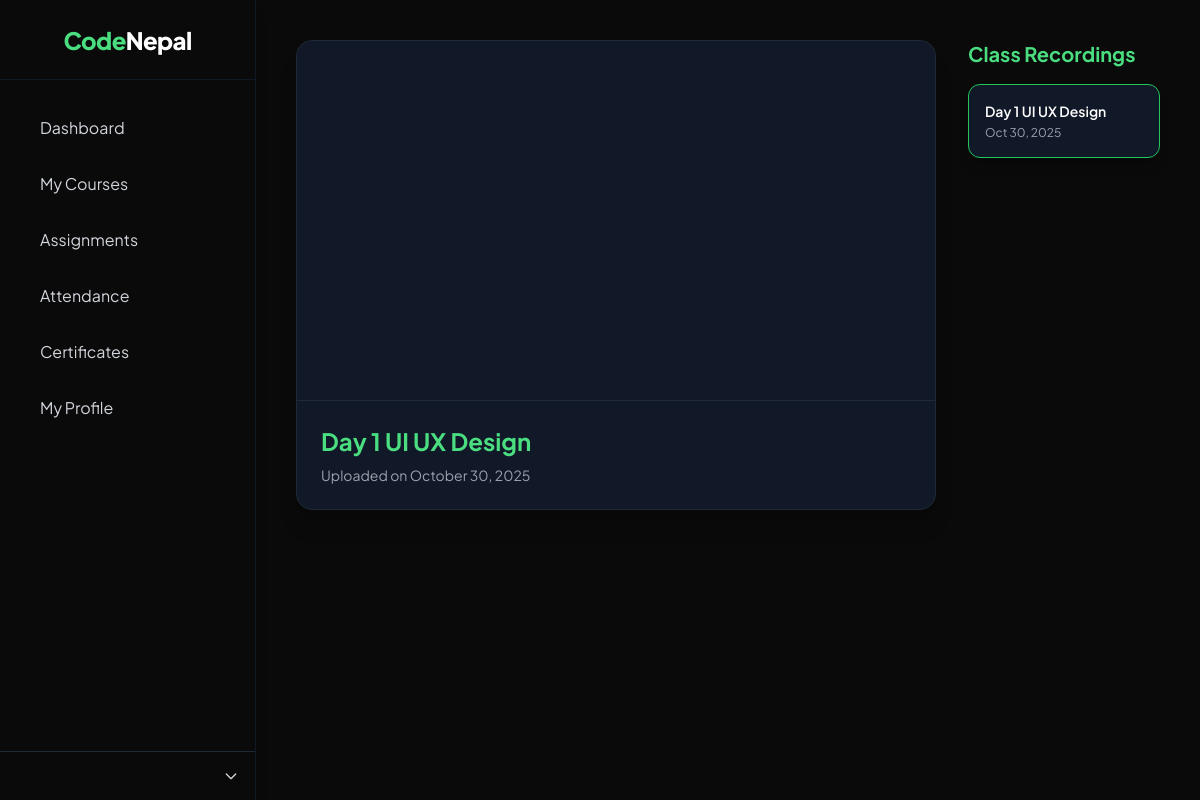
The app's page /students/f5532c7d-2693-44aa-aa53-d96f50c5709c/player/ with its own data.
### classrecordings/models.py (models this page shows, shortened)
class ClassRecording(models.Model):
    course = models.ForeignKey(Course, on_delete=models.CASCADE, related_name='recordings')
    title = models.CharField(max_length=255)
    video_url = models.URLField(help_text="Paste YouTube, Vimeo, or Drive video link")
    uploaded_at = models.DateTimeField(auto_now_add=True)
    uploaded_by = models.ForeignKey(
        settings.AUTH_USER_MODEL,
        on_delete=models.SET_NULL,
        null=True,
        blank=True,
        related_name='uploaded_classrecordings'
    )
    class Meta:
        ordering = ['-uploaded_at']
        verbose_name = "Class Recording"
        verbose_name_plural = "Class Recordings"

### students/views.py (the view)
# urls.py: path('<uuid:course_id>/player/', views.course_player, name='course_player'),
def course_player(request, course_id):
    course = get_object_or_404(Course, id=course_id)
    recordings = ClassRecording.objects.filter(course=course).order_by("uploaded_at")
    video_id = request.GET.get("video")
    current_video = recordings.filter(id=video_id).first() if video_id else recordings.first()
    def get_embed_url(url):
        import re
        yt_match = re.search(r"(?:v=|youtu\.be/)([\w\-]{11})", url)
        if yt_match:
            return f"https://www.youtube.com/embed/{yt_match.group(1)}"
        vimeo_match = re.search(r"vimeo\.com/(\d+)", url)
        if vimeo_match:
            return f"https://player.vimeo.com/video/{vimeo_match.group(1)}"
        drive_match = re.search(r"file/d/([a-zA-Z0-9_-]+)", url)
        if drive_match:
            return f"https://drive.google.com/file/d/{drive_match.group(1)}/preview"
        if url.endswith(".mp4"):
            return url
        return None
    embed_url = get_embed_url(current_video.video_url) if current_video else None
    is_mp4 = embed_url and embed_url.endswith(".mp4")
    return render(request, "students/course_player.html", {
        "course": course,
        "recordings": recordings,
        "current_video": current_video,
        "embed_url": embed_url,
        "is_mp4": is_mp4,
    })

### templates/students/course_player.html (shortened to what this page needs)
{% extends "base.html" %}
{% block content %}
<div class="flex min-h-screen bg-[#0a0a0a] text-gray-200">
  <div class="hidden md:block fixed w-64 h-full z-30">
    {% include "includes/dashboard_nav.html" %}
  </div>
  <main class="flex-1 md:ml-64 px-4 sm:px-6 lg:px-10 py-10 transition-all duration-300">
    <div class="max-w-7xl mx-auto grid grid-cols-1 lg:grid-cols-4 gap-8">
      <div class="lg:col-span-3 flex flex-col gap-6">
        <div class="bg-gray-900 border border-gray-800 rounded-2xl overflow-hidden shadow-xl">
          {% if current_video %}
            {% if embed_url %}
              <div class="aspect-video w-full">
                {% if is_mp4 %}
                  <video controls class="w-full h-full rounded-t-2xl bg-black">
                    <source src="{{ embed_url }}" type="video/mp4">
                    Your browser does not support HTML5 video.
                  </video>
                {% else %}
                  <iframe
                    class="w-full h-full rounded-t-2xl"
                    src="{{ embed_url }}"
                    frameborder="0"
                    allow="accelerometer; autoplay; clipboard-write; encrypted-media; gyroscope; picture-in-picture"
                    allowfullscreen>
                  </iframe>
                {% endif %}
              </div>
            {% else %}
              <div class="p-6 text-center text-gray-400">
                ⚠️ This video can’t be embedded here.<br>
                <a href="{{ current_video.video_url }}" target="_blank"
                   class="text-green-400 hover:underline font-medium">Watch on YouTube / Original Site</a>
              </div>
            {% endif %}
            <div class="p-6 border-t border-gray-800">
              <h2 class="text-2xl font-bold text-green-400 mb-2">{{ current_video.title }}</h2>
              <p class="text-gray-400 text-sm">Uploaded on {{ current_video.uploaded_at|date:"F j, Y" }}</p>
            </div>
          {% else %}
            <div class="p-6 text-center text-gray-400 text-lg">No video selected yet.</div>
          {% endif %}
        </div>
      </div>
      <aside class="lg:col-span-1 flex flex-col gap-4">
        <h3 class="text-xl font-bold text-green-400">Class Recordings</h3>
        <div class="flex flex-col gap-3">
          {% for recording in recordings %}
            <a href="?video={{ recording.id }}"
               class="block bg-gray-900 border rounded-xl p-4 transition flex flex-col hover:border-green-500
                      {% if current_video and recording.id == current_video.id %}border-green-500 shadow-lg{% else %}border-gray-800{% endif %}">
              <h4 class="text-sm font-semibold text-white line-clamp-2">{{ recording.title }}</h4>
              <p class="text-xs text-gray-400 mt-1">{{ recording.uploaded_at|date:"M d, Y" }}</p>
            </a>
          {% empty %}
            <p class="text-gray-400 text-sm">No recordings yet.</p>
          {% endfor %}
        </div>
      </aside>
    </div>
  </main>
</div>
{% endblock %}

### templates/base.html (style rules this page uses)
body { font-family: "Plus Jakarta Sans", sans-serif; background-color: #0a0a0a; color: #d1d5db; scroll-behavior: smooth; }

### records on screen
ClassRecording: title "Day 1 UI UX Design", uploaded_at "October 30, 2025", uploaded_at "Oct 30, 2025"
